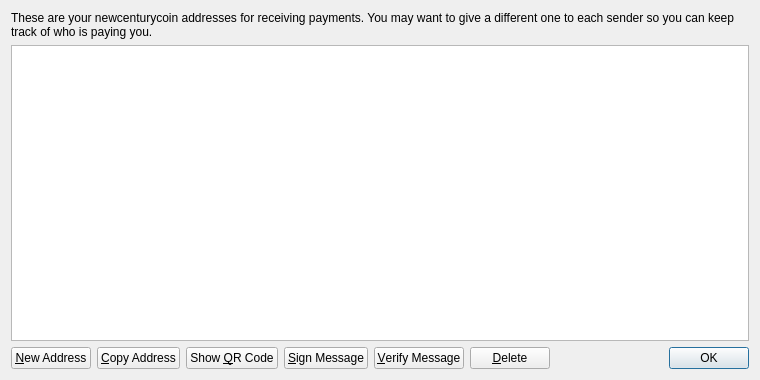
<?xml version="1.0" encoding="UTF-8"?>
<ui version="4.0">
 <class>AddressBookPage</class>
 <widget class="QWidget" name="AddressBookPage">
  <property name="geometry">
   <rect>
    <x>0</x>
    <y>0</y>
    <width>760</width>
    <height>380</height>
   </rect>
  </property>
  <property name="windowTitle">
   <string>Address Book</string>
  </property>
  <layout class="QVBoxLayout" name="verticalLayout">
   <item>
    <widget class="QLabel" name="labelExplanation">
     <property name="text">
      <string>These are your newcenturycoin addresses for receiving payments. You may want to give a different one to each sender so you can keep track of who is paying you.</string>
     </property>
     <property name="textFormat">
      <enum>Qt::PlainText</enum>
     </property>
     <property name="wordWrap">
      <bool>true</bool>
     </property>
    </widget>
   </item>
   <item>
    <widget class="QTableView" name="tableView">
     <property name="contextMenuPolicy">
      <enum>Qt::CustomContextMenu</enum>
     </property>
     <property name="toolTip">
      <string>Double-click to edit address or label</string>
     </property>
     <property name="tabKeyNavigation">
      <bool>false</bool>
     </property>
     <property name="alternatingRowColors">
      <bool>true</bool>
     </property>
     <property name="selectionMode">
      <enum>QAbstractItemView::SingleSelection</enum>
     </property>
     <property name="selectionBehavior">
      <enum>QAbstractItemView::SelectRows</enum>
     </property>
     <property name="sortingEnabled">
      <bool>true</bool>
     </property>
     <attribute name="verticalHeaderVisible">
      <bool>false</bool>
     </attribute>
    </widget>
   </item>
   <item>
    <layout class="QHBoxLayout" name="horizontalLayout">
     <item>
      <widget class="QPushButton" name="newAddressButton">
       <property name="toolTip">
        <string>Create a new address</string>
       </property>
       <property name="text">
        <string>&amp;New Address</string>
       </property>
       <property name="icon">
        <iconset resource="../bitcoin.qrc">
         <normaloff>:/icons/add</normaloff>:/icons/add</iconset>
       </property>
      </widget>
     </item>
     <item>
      <widget class="QPushButton" name="copyToClipboard">
       <property name="toolTip">
        <string>Copy the currently selected address to the system clipboard</string>
       </property>
       <property name="text">
        <string>&amp;Copy Address</string>
       </property>
       <property name="icon">
        <iconset resource="../bitcoin.qrc">
         <normaloff>:/icons/editcopy</normaloff>:/icons/editcopy</iconset>
       </property>
      </widget>
     </item>
     <item>
      <widget class="QPushButton" name="showQRCode">
       <property name="text">
        <string>Show &amp;QR Code</string>
       </property>
       <property name="icon">
        <iconset resource="../bitcoin.qrc">
         <normaloff>:/icons/qrcode</normaloff>:/icons/qrcode</iconset>
       </property>
      </widget>
     </item>
     <item>
      <widget class="QPushButton" name="signMessage">
       <property name="toolTip">
        <string>Sign a message to prove you own a Bitcoin address</string>
       </property>
       <property name="text">
        <string>&amp;Sign Message</string>
       </property>
       <property name="icon">
        <iconset resource="../bitcoin.qrc">
         <normaloff>:/icons/edit</normaloff>:/icons/edit</iconset>
       </property>
      </widget>
     </item>
     <item>
      <widget class="QPushButton" name="verifyMessage">
       <property name="toolTip">
        <string>Verify a message to ensure it was signed with a specified Bitcoin address</string>
       </property>
       <property name="text">
        <string>&amp;Verify Message</string>
       </property>
       <property name="icon">
        <iconset resource="../bitcoin.qrc">
         <normaloff>:/icons/transaction_0</normaloff>:/icons/transaction_0</iconset>
       </property>
      </widget>
     </item>
     <item>
      <widget class="QPushButton" name="deleteButton">
       <property name="toolTip">
        <string>Delete the currently selected address from the list. Only sending addresses can be deleted.</string>
       </property>
       <property name="text">
        <string>&amp;Delete</string>
       </property>
       <property name="icon">
        <iconset resource="../bitcoin.qrc">
         <normaloff>:/icons/remove</normaloff>:/icons/remove</iconset>
       </property>
      </widget>
     </item>
     <item>
      <spacer name="horizontalSpacer">
       <property name="orientation">
        <enum>Qt::Horizontal</enum>
       </property>
       <property name="sizeHint" stdset="0">
        <size>
         <width>40</width>
         <height>20</height>
        </size>
       </property>
      </spacer>
     </item>
     <item>
      <widget class="QDialogButtonBox" name="buttonBox">
       <property name="sizePolicy">
        <sizepolicy hsizetype="Maximum" vsizetype="Fixed">
         <horstretch>0</horstretch>
         <verstretch>0</verstretch>
        </sizepolicy>
       </property>
       <property name="standardButtons">
        <set>QDialogButtonBox::Ok</set>
       </property>
      </widget>
     </item>
    </layout>
   </item>
  </layout>
 </widget>
 <resources>
  <include location="../bitcoin.qrc"/>
 </resources>
 <connections/>
</ui>
